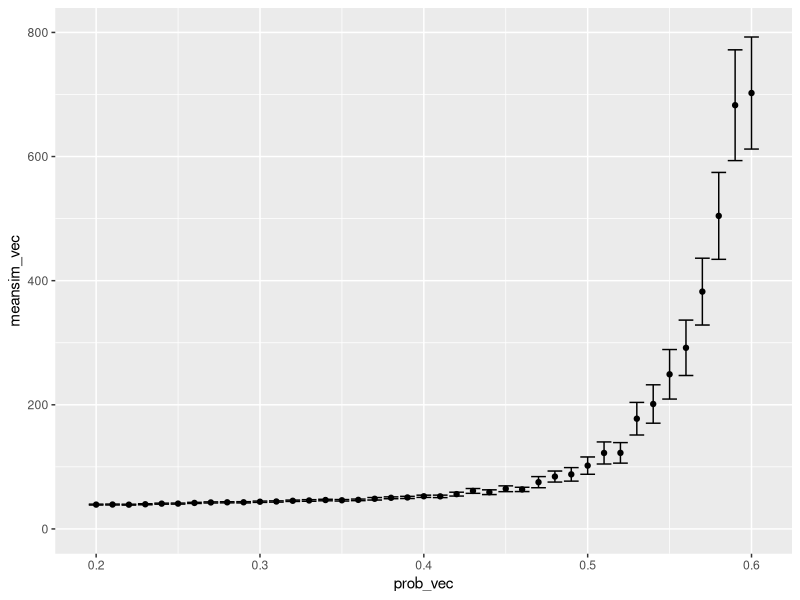
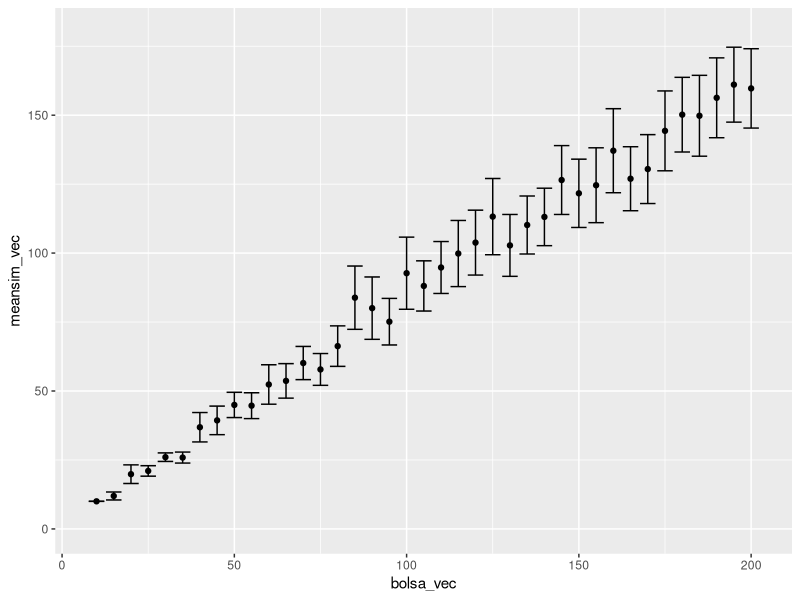
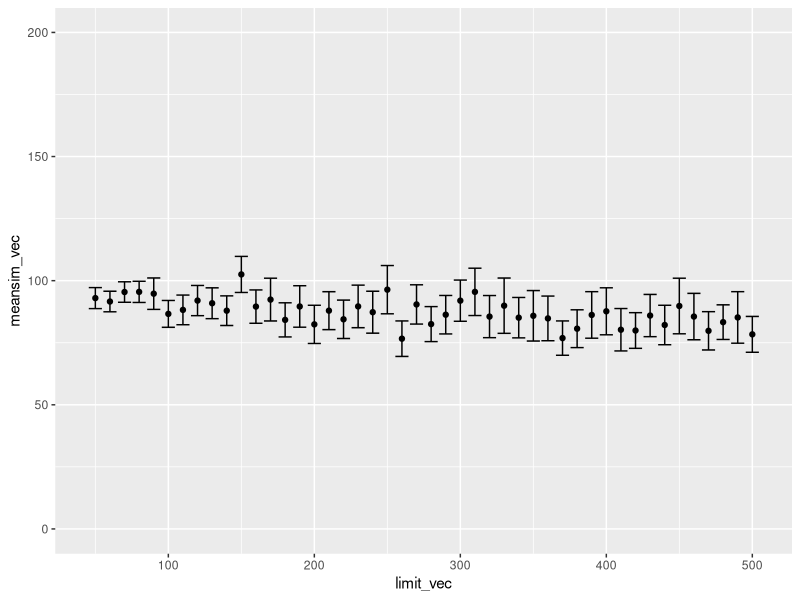

Write the R code that produced these figures, in order.
## 1

set.seed(1)

martingala <- function (bolsa, apuesta, limite, prob) {
	apuesta_actual <- apuesta
	while (apuesta_actual < bolsa & apuesta_actual < limite) {
		bolsa <- bolsa- apuesta_actual
		## print(apuesta_actual)
		resul <- rbinom(1,1,prob)
		## print(resul)
		if(resul == 0 ) { ## perder
			apuesta_actual <- apuesta_actual * 2
			## print(apuesta_actual)
			## print(bolsa)
		} else { ## ganar
			bolsa <- bolsa + apuesta_actual *2 
			apuesta_actual <- apuesta
			## print(apuesta_actual)
			## print(bolsa)
		}
	}
	return (bolsa)
}




martingala(bolsa = 100, apuesta = 10, limite = 500, prob = 18/37)






## 2
set.seed(1)
n_simulaciones <- 1000

meansim_vec <- c()
prob_vec <- c()
errmax_vec <- c()
sumprob <- 0.2
for(i in 1:41){
	sim <- replicate(n_simulaciones,martingala(bolsa = 100, apuesta = 10, limite = 500, prob = sumprob))
	## Medias
	meansim <- mean(sim)
	meansim_vec <- append(meansim_vec,meansim)
	## ICs
	errmax <- 1.95*(sd(sim)/sqrt(1000))
	errmax_vec <- append(errmax_vec,errmax)
	## probabilidades
	prob_vec <- append(prob_vec,sumprob)
	sumprob <- sumprob + 0.01
}


require(ggplot2)
df_probmean <- data.frame(prob_vec,meansim_vec)
probmean_graph <- ggplot(df_probmean,aes(prob_vec,meansim_vec)) + 
	geom_point() + 
	geom_errorbar(ymin = meansim_vec-errmax_vec, ymax = meansim_vec+errmax_vec)
probmean_graph <- probmean_graph + expand_limits(y = c(0,800))
print(probmean_graph)


## 3

set.seed(1)
n_simulaciones <- 1000

meansim_vec <- c()
bolsa_vec <- c()
errmax_vec <- c()
sumbolsa <- 10
for(i in 1:39){
	sim <- replicate(n_simulaciones,martingala(bolsa = sumbolsa, apuesta = 10, limite = 500, prob = 18/37))
	## Medias
	meansim <- mean(sim)
	meansim_vec <- append(meansim_vec,meansim)
	## ICs
	errmax <- 1.95*(sd(sim)/sqrt(1000))
	errmax_vec <- append(errmax_vec,errmax)
	## probabilidades
	bolsa_vec <- append(bolsa_vec,sumbolsa)
	sumbolsa <- sumbolsa + 5
}
meansim_vec

require(ggplot2)
df_bolsamean <- data.frame(bolsa_vec,meansim_vec)
bolsamean_graph <- ggplot(df_bolsamean,aes(bolsa_vec,meansim_vec)) + 
	geom_point() + 
	geom_errorbar(ymin = meansim_vec-errmax_vec, ymax = meansim_vec+errmax_vec)
bolsamean_graph <- bolsamean_graph + expand_limits(y = c(0,180))
print(bolsamean_graph)

## 4 
set.seed(1)
n_simulaciones <- 1000

meansim_vec <- c()
limit_vec <- c()
errmax_vec <- c()
sumlimit <- 50
for(i in 1:46){
	sim <- replicate(n_simulaciones,martingala(bolsa = 100, apuesta = 10, limite = sumlimit, prob = 18/37))
	## Medias
	meansim <- mean(sim)
	meansim_vec <- append(meansim_vec,meansim)
	## ICs
	errmax <- 1.95*(sd(sim)/sqrt(1000))
	errmax_vec <- append(errmax_vec,errmax)
	## probabilidades
	limit_vec <- append(limit_vec,sumlimit)
	sumlimit <- sumlimit + 10
}
meansim_vec

require(ggplot2)
df_limitmean <- data.frame(limit_vec,meansim_vec)
limitmean_graph <- ggplot(df_limitmean,aes(limit_vec,meansim_vec)) + 
	geom_point() + 
	geom_errorbar(ymin = meansim_vec-errmax_vec, ymax = meansim_vec+errmax_vec)
limitmean_graph <- limitmean_graph + expand_limits(y = c(0,200))
print(limitmean_graph)